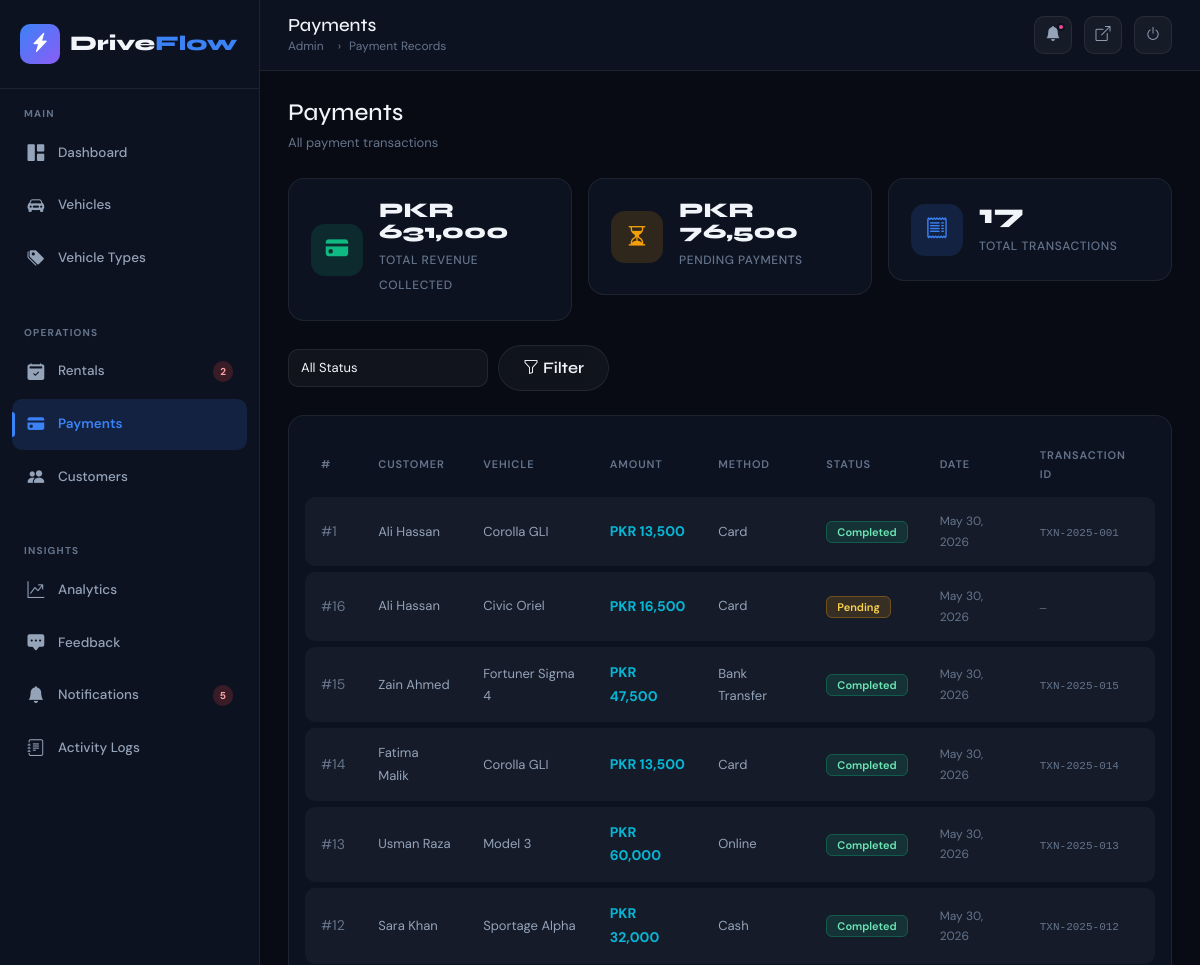
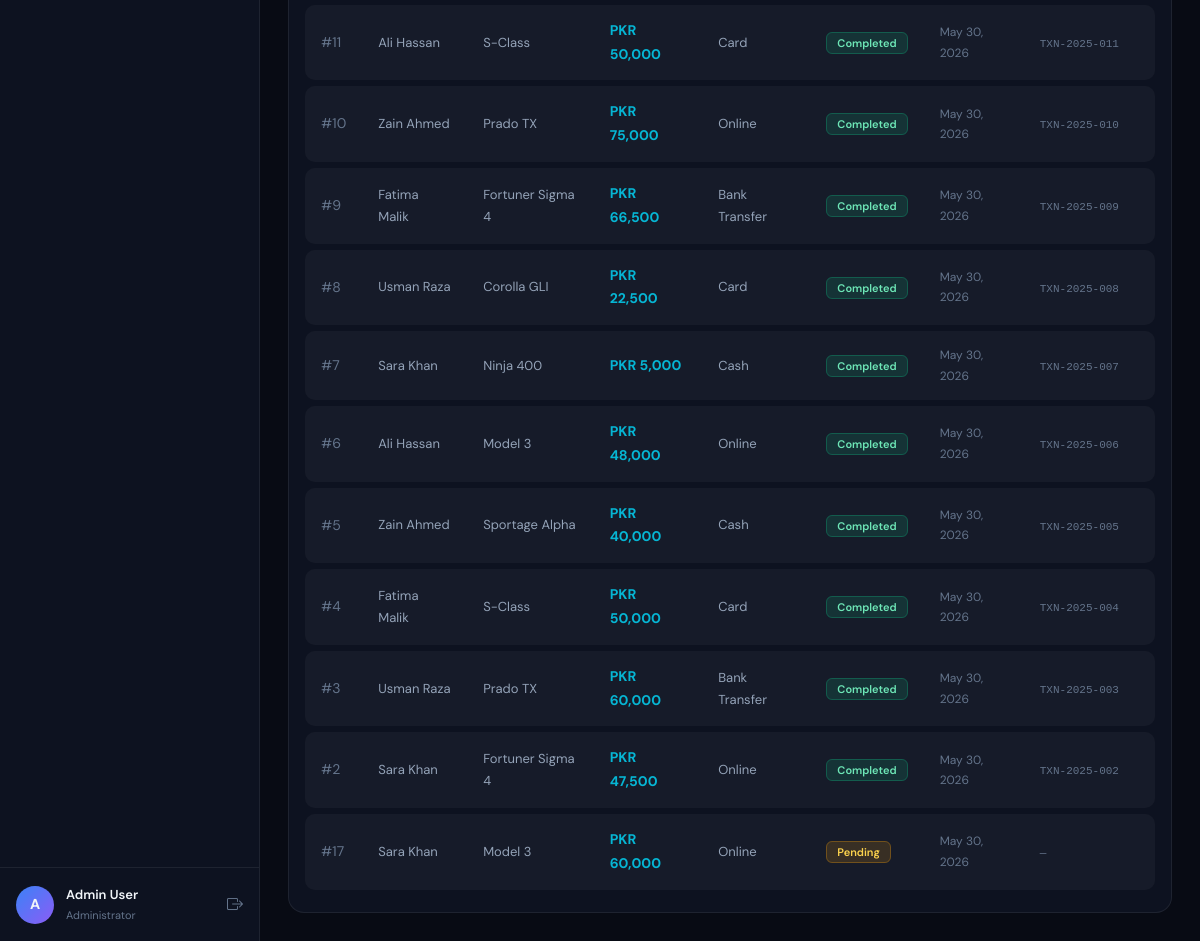
/admin/payments.php (signed in), run on the app's committed database (2 pictures, top to bottom).
### tables this page shows
CREATE TABLE payments (
    id INT AUTO_INCREMENT PRIMARY KEY,
    rental_id INT NOT NULL,
    amount DECIMAL(10,2) NOT NULL,
    payment_method ENUM('Cash','Card','Online','Bank Transfer') DEFAULT 'Cash',
    payment_status ENUM('Pending','Completed','Failed','Refunded') DEFAULT 'Pending',
    payment_date TIMESTAMP DEFAULT CURRENT_TIMESTAMP,
    transaction_id VARCHAR(100),
    FOREIGN KEY (rental_id) REFERENCES rentals(id) ON DELETE CASCADE
);

CREATE TABLE users (
    id INT AUTO_INCREMENT PRIMARY KEY,
    full_name VARCHAR(150) NOT NULL,
    email VARCHAR(191) NOT NULL UNIQUE,
    password VARCHAR(255) NOT NULL,
    role ENUM('admin','customer') DEFAULT 'customer',
    phone VARCHAR(20),
    address TEXT,
    created_at TIMESTAMP DEFAULT CURRENT_TIMESTAMP
);

CREATE TABLE vehicles (
    id INT AUTO_INCREMENT PRIMARY KEY,
    vehicle_name VARCHAR(150) NOT NULL,
    vehicle_number VARCHAR(50) NOT NULL UNIQUE,
    type_id INT,
    brand VARCHAR(100),
    price_per_day DECIMAL(10,2) NOT NULL,
    status ENUM('Available','Rented','Maintenance') DEFAULT 'Available',
    image VARCHAR(255) DEFAULT 'default.jpg',
    description TEXT,
    seats INT DEFAULT 5,
    fuel_type VARCHAR(50) DEFAULT 'Petrol',
    transmission VARCHAR(50) DEFAULT 'Manual',
    year INT,
    created_at TIMESTAMP DEFAULT CURRENT_TIMESTAMP,
    FOREIGN KEY (type_id) REFERENCES vehicle_types(id) ON DELETE SET NULL
);

### includes/config.php (called while the page is built, shortened)
<?php
function clean($str) {
    return htmlspecialchars(trim($str), ENT_QUOTES, 'UTF-8');
}
function formatCurrency($amount) {
    return 'PKR ' . number_format($amount, 0);
}
?>

### admin/payments.php (the view, shortened to what this page needs)
<?php
require_once '../includes/config.php';
$db = getDB();
$where = '1=1'; $params = [];
$stmt = $db->prepare("SELECT p.*, r.start_date, r.end_date, u.full_name, v.vehicle_name FROM payments p JOIN rentals r ON p.rental_id=r.id JOIN users u ON r.user_id=u.id JOIN vehicles v ON r.vehicle_id=v.id WHERE $where ORDER BY p.payment_date DESC");
$stmt->execute($params);
$payments = $stmt->fetchAll();
$totalRevenue = $db->query("SELECT COALESCE(SUM(amount),0) FROM payments WHERE payment_status='Completed'")->fetchColumn();
$pendingAmount = $db->query("SELECT COALESCE(SUM(amount),0) FROM payments WHERE payment_status='Pending'")->fetchColumn();
?>
<!DOCTYPE html><html lang="en"><head>
<link href="https://cdn.jsdelivr.net/npm/bootstrap@5.3.0/dist/css/bootstrap.min.css" rel="stylesheet">
<link href="https://cdn.jsdelivr.net/npm/bootstrap-icons@1.11.0/font/bootstrap-icons.css" rel="stylesheet">
<link href="../assets/css/main.css" rel="stylesheet"><link href="../assets/css/admin.css" rel="stylesheet">
</head><body>
<div class="admin-wrapper">
  <?php include '../includes/admin_sidebar.php'; ?>
  <div class="main-content">
    <?php include '../includes/admin_header.php'; ?>
    <div class="content-area">
      <div class="mb-4"><h4 class="mb-1">Payments</h4><p style="color:var(--text-muted);font-size:13px;margin:0;">All payment transactions</p></div>
      <div class="row g-3 mb-4">
        <div class="col-md-4">
          <div class="stat-card green">
            <div class="stat-icon green"><i class="bi bi-credit-card-fill"></i></div>
            <div class="stat-info">
              <span class="stat-value" style="font-size:1.3rem;">PKR <?= number_format($totalRevenue,0) ?></span>
              <span class="stat-label">Total Revenue Collected</span>
            </div>
          </div>
        </div>
        <div class="col-md-4">
          <div class="stat-card orange">
            <div class="stat-icon orange"><i class="bi bi-hourglass-split"></i></div>
            <div class="stat-info">
              <span class="stat-value" style="font-size:1.3rem;">PKR <?= number_format($pendingAmount,0) ?></span>
              <span class="stat-label">Pending Payments</span>
            </div>
          </div>
        </div>
        <div class="col-md-4">
          <div class="stat-card blue">
            <div class="stat-icon blue"><i class="bi bi-receipt"></i></div>
            <div class="stat-info">
              <span class="stat-value"><?= count($payments) ?></span>
              <span class="stat-label">Total Transactions</span>
            </div>
          </div>
        </div>
      </div>
      <form method="GET" class="filter-bar mb-4">
        <select name="status" class="form-select">
          <option value="">All Status</option>
        </select>
        <button type="submit" class="btn btn-glass"><i class="bi bi-funnel me-1"></i>Filter</button>
      </form>
      <div class="data-card">
        <div class="data-card-body">
          <?php if (empty($payments)): ?>
            <div class="empty-state"><i class="bi bi-credit-card"></i><h5>No payments found</h5></div>
          <?php else: ?>
          <table class="df-table">
            <thead><tr><th>#</th><th>Customer</th><th>Vehicle</th><th>Amount</th><th>Method</th><th>Status</th><th>Date</th><th>Transaction ID</th></tr></thead>
            <tbody>
            <?php foreach ($payments as $p): ?>
            <tr>
              <td style="color:var(--text-muted);">#<?= $p['id'] ?></td>
              <td style="font-size:13px;"><?= clean($p['full_name']) ?></td>
              <td style="font-size:13px;"><?= clean($p['vehicle_name']) ?></td>
              <td style="color:var(--accent-cyan);font-weight:700;"><?= formatCurrency($p['amount']) ?></td>
              <td style="font-size:13px;"><?= $p['payment_method'] ?></td>
              <td>
                <?php
                $colors = ['Completed'=>'active','Pending'=>'pending','Failed'=>'cancelled','Refunded'=>'approved'];
                echo '<span class="badge-' . ($colors[$p['payment_status']] ?? 'pending') . '">' . $p['payment_status'] . '</span>';
                ?>
              </td>
              <td style="font-size:12px;color:var(--text-muted);"><?= date('M d, Y', strtotime($p['payment_date'])) ?></td>
              <td><code style="font-size:11px;color:var(--text-muted);"><?= $p['transaction_id'] ?? '—' ?></code></td>
            </tr>
            <?php endforeach; ?>
            </tbody>
          </table>
          <?php endif; ?>
        </div>
      </div>
    </div>
  </div>
</div>
</body></html>

### assets/css/main.css (style rules this page uses)
:root { --dark-bg: #080b14; --dark-card: #0d1220; --dark-border: rgba(255,255,255,0.07); --dark-surface: #111827; --accent-blue: #3b82f6; --accent-purple: #8b5cf6; --accent-cyan: #06b6d4; --accent-pink: #ec4899; --accent-green: #10b981; --accent-orange: #f59e0b; --gradient-1: linear-gradient(135deg, #3b82f6, #8b5cf6); --gradient-2: linear-gradient(135deg, #06b6d4, #3b82f6); --gradient-3: linear-gradient(135deg, #ec4899, #8b5cf6); --text-primary: #f1f5f9; --text-secondary: #94a3b8; --text-muted: #64748b; --glass-bg: rgba(255,255,255,0.04); --glass-border: rgba(255,255,255,0.08); --shadow-glow: 0 0 30px rgba(59,130,246,0.2); --font-display: 'Syne', sans-serif; --font-body: 'DM Sans', sans-serif; --radius: 16px; --radius-sm: 10px; --transition: all 0.3s cubic-bezier(0.4, 0, 0.2, 1); }
*, *::before, *::after { box-sizing: border-box; margin: 0; padding: 0; }
html { scroll-behavior: smooth; }
body { background-color: var(--dark-bg); color: var(--text-primary); font-family: var(--font-body); font-size: 15px; line-height: 1.7; overflow-x: hidden; }
h1, h2, h3, h4, h5, h6 { font-family: var(--font-display); color: var(--text-primary); }
.btn-glass { background: var(--glass-bg); border: 1px solid var(--glass-border); color: var(--text-primary); font-family: var(--font-display); font-weight: 600; border-radius: 50px; padding: 10px 24px; transition: var(--transition); backdrop-filter: blur(10px); }
.stat-label { font-size: 12px; color: var(--text-muted); text-transform: uppercase; letter-spacing: 0.05em; }
.form-control, .form-select { background: rgba(255,255,255,0.04) !important; border: 1px solid var(--glass-border) !important; color: var(--text-primary) !important; border-radius: var(--radius-sm) !important; padding: 10px 14px; font-size: 14px; transition: var(--transition); }
.badge-pending { background: rgba(245,158,11,0.15); color: #fcd34d; border: 1px solid rgba(245,158,11,0.3); border-radius: 6px; padding: 3px 10px; font-size: 11px; font-weight: 600; }
.badge-active { background: rgba(16,185,129,0.15); color: #6ee7b7; border: 1px solid rgba(16,185,129,0.3); border-radius: 6px; padding: 3px 10px; font-size: 11px; font-weight: 600; }
.df-table { width: 100%; border-collapse: separate; border-spacing: 0 6px; }
.df-table thead tr th { color: var(--text-muted); font-size: 11px; font-weight: 600; text-transform: uppercase; letter-spacing: 0.08em; padding: 8px 16px; border: none; background: transparent; }
.df-table tbody tr { background: var(--glass-bg); transition: var(--transition); }
.df-table tbody tr td { padding: 14px 16px; border: none; font-size: 14px; color: var(--text-secondary); vertical-align: middle; }
.df-table tbody tr td:first-child { border-radius: var(--radius-sm) 0 0 var(--radius-sm); }
.df-table tbody tr td:last-child { border-radius: 0 var(--radius-sm) var(--radius-sm) 0; }

### data on the page
payments: id "1", users.full_name "Ali Hassan", vehicles.vehicle_name "Corolla GLI", amount "PKR 13,500", payment_method "Card", payment_status "Completed", payment_date "May 30, 2026", transaction "TXN-2025-001"
payments: id "16", users.full_name "Ali Hassan", vehicles.vehicle_name "Civic Oriel", amount "PKR 16,500", payment_method "Card", payment_status "Pending", payment_date "May 30, 2026", transaction "—"
payments: id "15", users.full_name "Zain Ahmed", vehicles.vehicle_name "Fortuner Sigma 4", amount "PKR 47,500", payment_method "Bank Transfer", payment_status "Completed", payment_date "May 30, 2026", transaction "TXN-2025-015"
payments: id "14", users.full_name "Fatima Malik", vehicles.vehicle_name "Corolla GLI", amount "PKR 13,500", payment_method "Card", payment_status "Completed", payment_date "May 30, 2026", transaction "TXN-2025-014"
payments: id "13", users.full_name "Usman Raza", vehicles.vehicle_name "Model 3", amount "PKR 60,000", payment_method "Online", payment_status "Completed", payment_date "May 30, 2026", transaction "TXN-2025-013"
payments: id "12", users.full_name "Sara Khan", vehicles.vehicle_name "Sportage Alpha", amount "PKR 32,000", payment_method "Cash", payment_status "Completed", payment_date "May 30, 2026", transaction "TXN-2025-012"
payments: id "11", users.full_name "Ali Hassan", vehicles.vehicle_name "S-Class", amount "PKR 50,000", payment_method "Card", payment_status "Completed", payment_date "May 30, 2026", transaction "TXN-2025-011"
payments: id "10", users.full_name "Zain Ahmed", vehicles.vehicle_name "Prado TX", amount "PKR 75,000", payment_method "Online", payment_status "Completed", payment_date "May 30, 2026", transaction "TXN-2025-010"
payments: id "9", users.full_name "Fatima Malik", vehicles.vehicle_name "Fortuner Sigma 4", amount "PKR 66,500", payment_method "Bank Transfer", payment_status "Completed", payment_date "May 30, 2026", transaction "TXN-2025-009"
payments: id "8", users.full_name "Usman Raza", vehicles.vehicle_name "Corolla GLI", amount "PKR 22,500", payment_method "Card", payment_status "Completed", payment_date "May 30, 2026", transaction "TXN-2025-008"
payments: id "7", users.full_name "Sara Khan", vehicles.vehicle_name "Ninja 400", amount "PKR 5,000", payment_method "Cash", payment_status "Completed", payment_date "May 30, 2026", transaction "TXN-2025-007"
payments: id "6", users.full_name "Ali Hassan", vehicles.vehicle_name "Model 3", amount "PKR 48,000", payment_method "Online", payment_status "Completed", payment_date "May 30, 2026", transaction "TXN-2025-006"
payments: id "5", users.full_name "Zain Ahmed", vehicles.vehicle_name "Sportage Alpha", amount "PKR 40,000", payment_method "Cash", payment_status "Completed", payment_date "May 30, 2026", transaction "TXN-2025-005"
payments: id "4", users.full_name "Fatima Malik", vehicles.vehicle_name "S-Class", amount "PKR 50,000", payment_method "Card", payment_status "Completed", payment_date "May 30, 2026", transaction "TXN-2025-004"
payments: id "3", users.full_name "Usman Raza", vehicles.vehicle_name "Prado TX", amount "PKR 60,000", payment_method "Bank Transfer", payment_status "Completed", payment_date "May 30, 2026", transaction "TXN-2025-003"
payments: id "2", users.full_name "Sara Khan", vehicles.vehicle_name "Fortuner Sigma 4", amount "PKR 47,500", payment_method "Online", payment_status "Completed", payment_date "May 30, 2026", transaction "TXN-2025-002"
payments: id "17", users.full_name "Sara Khan", vehicles.vehicle_name "Model 3", amount "PKR 60,000", payment_method "Online", payment_status "Pending", payment_date "May 30, 2026", transaction "—"

### other printed values
$pendingRentals "2"
$unreadNotifs "5"
substr($_SESSION['full_name'], 0, 1) "A"
$_SESSION['full_name'] "Admin User"
$pageTitle "Payments"
$breadcrumb "Payment Records"
$totalRevenue "631,000"
$pendingAmount "76,500"
count($payments) "17"
